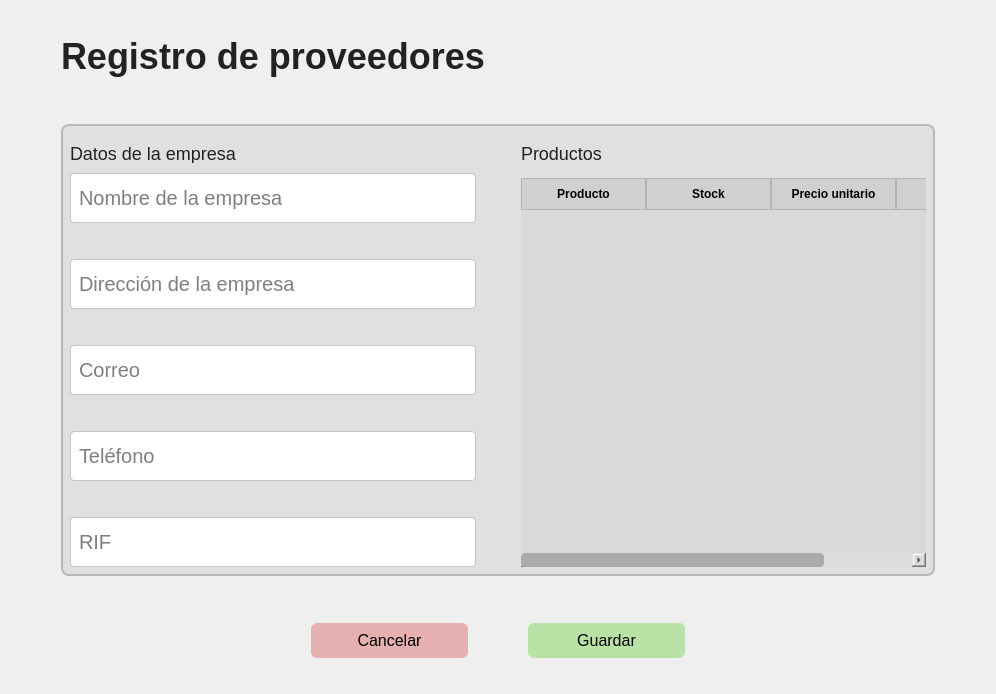
<?xml version="1.0" encoding="UTF-8"?>
<ui version="4.0">
 <class>Form</class>
 <widget class="QWidget" name="Form">
  <property name="geometry">
   <rect>
    <x>0</x>
    <y>0</y>
    <width>996</width>
    <height>694</height>
   </rect>
  </property>
  <property name="windowTitle">
   <string>Form</string>
  </property>
  <property name="styleSheet">
   <string notr="true">#mainWindow {
	font-family: Arial;
}

QLabel {
    font-size: 18px;
    color: #222;
}

#labelAdd{
	font-size:24px;
}

#menu {
    background: #D9D9D9;
    border-bottom: 1.5px solid #bdbdbd;
}

#menu QLabel {
    font-size: 16px;
    color: #222;
}

#menu QWidget:hover {
    background: #e0e0e0;
}

#menu QWidget[active=&quot;true&quot;] {
    background: #ffffff;
    border-bottom: 3px solid #487c7e;
}

#menu QWidget[active=&quot;true&quot;] QLabel {
    font-weight: bold;
}

#menu QWidget {
    border-right: 1px solid #bdbdbd;
    border-left: 1px solid #bdbdbd;

}

QLineEdit {
    background: white;
    border-radius: 4px;
    padding: 6px;
    border: 1px solid #c4c4c4;
    font-size: 20px;
}

QLineEdit:focus {
    border: 1px solid #487c7e;
}

QLabel#labelTituloProveedores{
    font-size: 36px;
    font-weight: 600;
    color: #222;
}

QPushButton#btnAdd {
    background: transparent;
    font-size: 36px;
    color: #222;
    border: none;
}
QPushButton#btnAdd:hover {
    color: #444;
}

QToolButton {
    background: transparent;
    border: none;
}
QToolButton:hover {
    background: #dcdcdc;
    border-radius: 4px;
}

QPushButton#btnBack {
    background: transparent;
    border: none;
    font-size: 36px;
    color: #222;
}
QPushButton#btnBack:hover {
    color: #555;
}


QTableWidget {
    background: #D9D9D9;
    gridline-color: #bcbcbc;
    border-radius: 8px;
    font-size: 14px;
    color: #222;
}

QHeaderView::section {
    background: #d0d0d0;
    padding: 6px 4px;
    font-weight: bold;
    border: 1px solid #b4b4b4;
}

QTableWidget::item {
    padding: 6px;
}

QTableWidget::item:selected {
    background: #c6d3d6;
    color: #000;
}

QScrollBar:vertical,
QScrollBar:horizontal {
    background: #dcdcdc;
    border-radius: 4px;
}

QScrollBar::handle {
    background: #aaaaaa;
    border-radius: 4px;
}
QScrollBar::handle:hover {
    background: #888888;
}

#tablaContenedor {
    background: #7835ff;
    border-radius: 10px;
    padding: 8px;
}

QPushButton#btnAddProducto,
QPushButton#btnRemoveProducto {
    background: transparent;
    border: none;
    font-size: 22px;
    font-weight: bold;
}

QPushButton#btnAddProducto:hover,
QPushButton#btnRemoveProducto:hover {
    color: #487c7e;
}

QPushButton#btnCancelar {
    background: #e7b0b0;
    border: none;
    border-radius: 6px;
    padding: 8px 26px;
    font-size: 16px;
}

QPushButton#btnCancelar:hover {
    background: #d59a9a;
}

QPushButton#btnGuardar {
    background: #b9e3a6;
    border: none;
    border-radius: 6px;
    padding: 8px 26px;
    font-size: 16px;
}

QPushButton#btnGuardar:hover {
    background: #a3d68c;
}

#panelRegistro {
    background: #e0e0e0;
    border-radius: 8px;
	border: 1.5px solid #b8b8b8;
    padding: 16px;
}
</string>
  </property>
  <layout class="QHBoxLayout" name="horizontalLayout_3">
   <item>
    <layout class="QVBoxLayout" name="verticalLayout" stretch="0">
     <item>
      <layout class="QVBoxLayout" name="verticalLayout_2" stretch="1,1,10,1,1">
       <property name="leftMargin">
        <number>50</number>
       </property>
       <property name="topMargin">
        <number>25</number>
       </property>
       <property name="rightMargin">
        <number>50</number>
       </property>
       <property name="bottomMargin">
        <number>25</number>
       </property>
       <item>
        <layout class="QHBoxLayout" name="horizontalLayout_2" stretch="3">
         <item>
          <widget class="QLabel" name="labelTituloProveedores">
           <property name="text">
            <string>Registro de proveedores</string>
           </property>
          </widget>
         </item>
        </layout>
       </item>
       <item>
        <spacer name="verticalSpacer_2">
         <property name="orientation">
          <enum>Qt::Vertical</enum>
         </property>
         <property name="sizeHint" stdset="0">
          <size>
           <width>20</width>
           <height>40</height>
          </size>
         </property>
        </spacer>
       </item>
       <item>
        <widget class="QWidget" name="panelRegistro" native="true">
         <layout class="QHBoxLayout" name="horizontalLayout_4">
          <property name="spacing">
           <number>45</number>
          </property>
          <item>
           <layout class="QVBoxLayout" name="verticalLayout_4" stretch="0,1,0,100">
            <property name="spacing">
             <number>0</number>
            </property>
            <item>
             <spacer name="verticalSpacer_6">
              <property name="orientation">
               <enum>Qt::Vertical</enum>
              </property>
              <property name="sizeType">
               <enum>QSizePolicy::Minimum</enum>
              </property>
              <property name="sizeHint" stdset="0">
               <size>
                <width>20</width>
                <height>10</height>
               </size>
              </property>
             </spacer>
            </item>
            <item>
             <widget class="QLabel" name="labelDatos">
              <property name="sizePolicy">
               <sizepolicy hsizetype="Preferred" vsizetype="Minimum">
                <horstretch>0</horstretch>
                <verstretch>0</verstretch>
               </sizepolicy>
              </property>
              <property name="maximumSize">
               <size>
                <width>16777215</width>
                <height>20</height>
               </size>
              </property>
              <property name="text">
               <string>Datos de la empresa</string>
              </property>
             </widget>
            </item>
            <item>
             <spacer name="verticalSpacer_3">
              <property name="orientation">
               <enum>Qt::Vertical</enum>
              </property>
              <property name="sizeType">
               <enum>QSizePolicy::Minimum</enum>
              </property>
              <property name="sizeHint" stdset="0">
               <size>
                <width>20</width>
                <height>10</height>
               </size>
              </property>
             </spacer>
            </item>
            <item>
             <layout class="QVBoxLayout" name="verticalLayout_5" stretch="1,1,1,1,100">
              <property name="spacing">
               <number>36</number>
              </property>
              <item>
               <widget class="QLineEdit" name="lineEditNameEmpresa">
                <property name="sizePolicy">
                 <sizepolicy hsizetype="Expanding" vsizetype="Fixed">
                  <horstretch>0</horstretch>
                  <verstretch>0</verstretch>
                 </sizepolicy>
                </property>
                <property name="minimumSize">
                 <size>
                  <width>0</width>
                  <height>50</height>
                 </size>
                </property>
                <property name="placeholderText">
                 <string>Nombre de la empresa</string>
                </property>
               </widget>
              </item>
              <item>
               <widget class="QLineEdit" name="lineEditDireccionEmpresa">
                <property name="sizePolicy">
                 <sizepolicy hsizetype="Expanding" vsizetype="Fixed">
                  <horstretch>0</horstretch>
                  <verstretch>0</verstretch>
                 </sizepolicy>
                </property>
                <property name="minimumSize">
                 <size>
                  <width>0</width>
                  <height>50</height>
                 </size>
                </property>
                <property name="placeholderText">
                 <string>Dirección de la empresa</string>
                </property>
               </widget>
              </item>
              <item>
               <widget class="QLineEdit" name="lineEditCorreoEmpresa">
                <property name="sizePolicy">
                 <sizepolicy hsizetype="Expanding" vsizetype="Fixed">
                  <horstretch>0</horstretch>
                  <verstretch>0</verstretch>
                 </sizepolicy>
                </property>
                <property name="minimumSize">
                 <size>
                  <width>0</width>
                  <height>50</height>
                 </size>
                </property>
                <property name="placeholderText">
                 <string>Correo</string>
                </property>
               </widget>
              </item>
              <item>
               <widget class="QLineEdit" name="lineEditTelefonoEmpresa">
                <property name="sizePolicy">
                 <sizepolicy hsizetype="Expanding" vsizetype="Fixed">
                  <horstretch>0</horstretch>
                  <verstretch>0</verstretch>
                 </sizepolicy>
                </property>
                <property name="minimumSize">
                 <size>
                  <width>0</width>
                  <height>50</height>
                 </size>
                </property>
                <property name="placeholderText">
                 <string>Teléfono</string>
                </property>
               </widget>
              </item>
              <item>
               <widget class="QLineEdit" name="lineEditRIFEmpresa">
                <property name="sizePolicy">
                 <sizepolicy hsizetype="Expanding" vsizetype="Fixed">
                  <horstretch>0</horstretch>
                  <verstretch>0</verstretch>
                 </sizepolicy>
                </property>
                <property name="minimumSize">
                 <size>
                  <width>0</width>
                  <height>50</height>
                 </size>
                </property>
                <property name="placeholderText">
                 <string>RIF</string>
                </property>
               </widget>
              </item>
             </layout>
            </item>
           </layout>
          </item>
          <item>
           <layout class="QVBoxLayout" name="verticalLayout_3" stretch="1,1,1,1,100">
            <property name="spacing">
             <number>0</number>
            </property>
            <item>
             <spacer name="verticalSpacer_7">
              <property name="orientation">
               <enum>Qt::Vertical</enum>
              </property>
              <property name="sizeType">
               <enum>QSizePolicy::Minimum</enum>
              </property>
              <property name="sizeHint" stdset="0">
               <size>
                <width>20</width>
                <height>10</height>
               </size>
              </property>
             </spacer>
            </item>
            <item>
             <widget class="QLabel" name="labelProductos">
              <property name="text">
               <string>Productos</string>
              </property>
             </widget>
            </item>
            <item>
             <spacer name="verticalSpacer_4">
              <property name="orientation">
               <enum>Qt::Vertical</enum>
              </property>
              <property name="sizeType">
               <enum>QSizePolicy::Minimum</enum>
              </property>
              <property name="sizeHint" stdset="0">
               <size>
                <width>20</width>
                <height>10</height>
               </size>
              </property>
             </spacer>
            </item>
            <item>
             <spacer name="verticalSpacer_5">
              <property name="orientation">
               <enum>Qt::Vertical</enum>
              </property>
              <property name="sizeHint" stdset="0">
               <size>
                <width>20</width>
                <height>40</height>
               </size>
              </property>
             </spacer>
            </item>
            <item>
             <layout class="QVBoxLayout" name="verticalLayout_6">
              <item>
               <widget class="QTableWidget" name="tableProducto">
                <property name="minimumSize">
                 <size>
                  <width>0</width>
                  <height>350</height>
                 </size>
                </property>
                <attribute name="horizontalHeaderMinimumSectionSize">
                 <number>50</number>
                </attribute>
                <attribute name="horizontalHeaderDefaultSectionSize">
                 <number>125</number>
                </attribute>
                <attribute name="horizontalHeaderStretchLastSection">
                 <bool>true</bool>
                </attribute>
                <attribute name="verticalHeaderDefaultSectionSize">
                 <number>30</number>
                </attribute>
                <column>
                 <property name="text">
                  <string>Producto</string>
                 </property>
                </column>
                <column>
                 <property name="text">
                  <string>Stock</string>
                 </property>
                </column>
                <column>
                 <property name="text">
                  <string>Precio unitario</string>
                 </property>
                </column>
                <column>
                 <property name="text">
                  <string>Borrar</string>
                 </property>
                </column>
               </widget>
              </item>
             </layout>
            </item>
           </layout>
          </item>
         </layout>
        </widget>
       </item>
       <item>
        <spacer name="verticalSpacer">
         <property name="orientation">
          <enum>Qt::Vertical</enum>
         </property>
         <property name="sizeHint" stdset="0">
          <size>
           <width>20</width>
           <height>40</height>
          </size>
         </property>
        </spacer>
       </item>
       <item>
        <layout class="QHBoxLayout" name="horizontalLayout_5">
         <property name="spacing">
          <number>60</number>
         </property>
         <property name="leftMargin">
          <number>250</number>
         </property>
         <property name="rightMargin">
          <number>250</number>
         </property>
         <property name="bottomMargin">
          <number>0</number>
         </property>
         <item>
          <widget class="QPushButton" name="btnCancelar">
           <property name="text">
            <string>Cancelar</string>
           </property>
          </widget>
         </item>
         <item>
          <widget class="QPushButton" name="btnGuardar">
           <property name="text">
            <string>Guardar</string>
           </property>
          </widget>
         </item>
        </layout>
       </item>
      </layout>
     </item>
    </layout>
   </item>
  </layout>
 </widget>
 <resources/>
 <connections/>
</ui>
